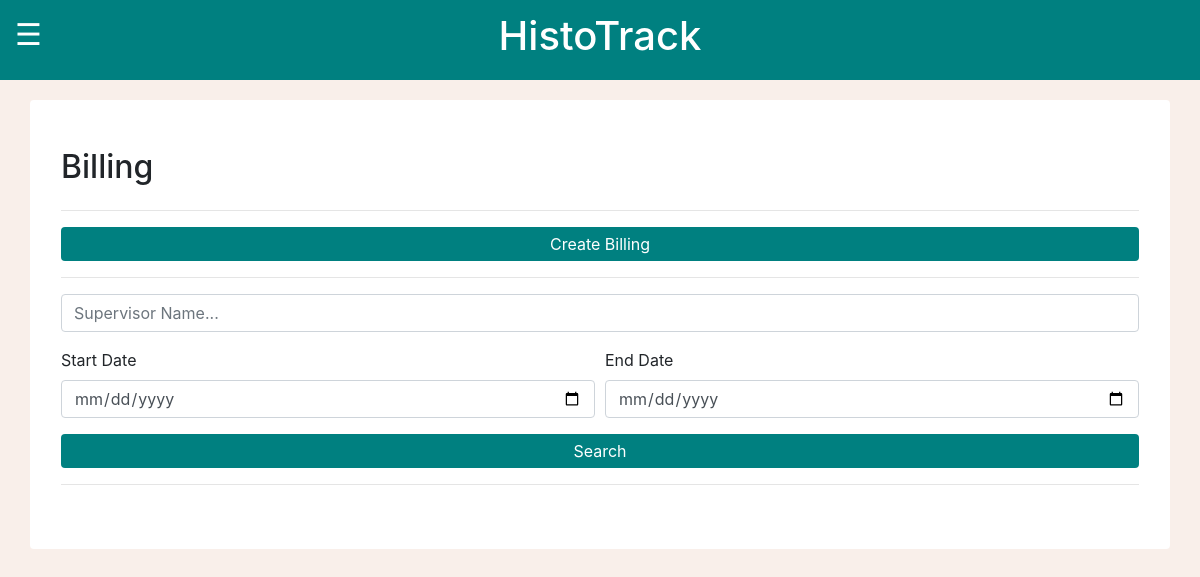
/MCalendar/billings/ (signed in), run on an earlier commit of the app's database.
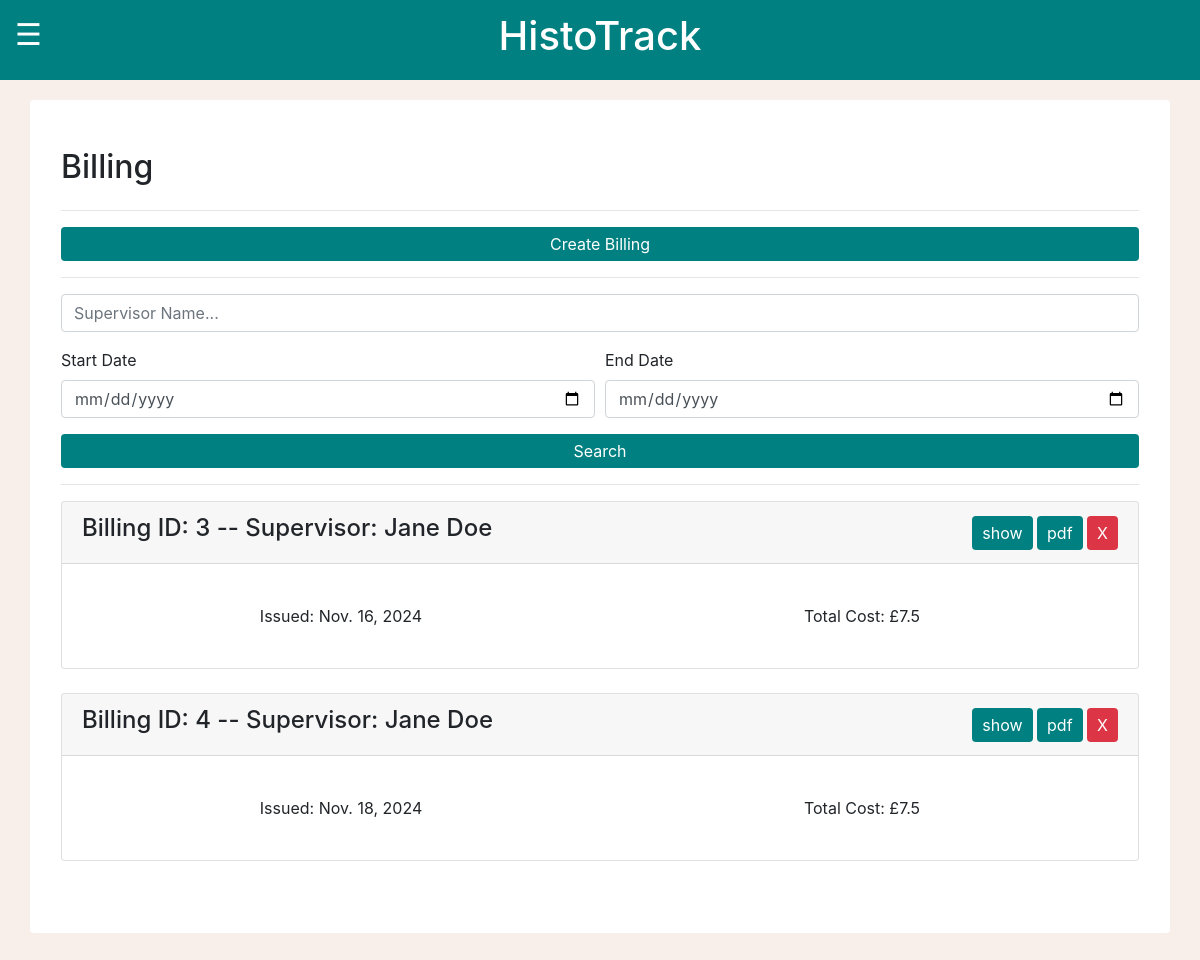
And on a later commit of the database.
### MCalendar/models.py (models this page shows)
class Billing(models.Model):
    invoiceRef = models.CharField(max_length=10, blank=False, null=False)
    supervisor = models.CharField(max_length=64, blank=False, null=False)
    events = models.ManyToManyField(Event)
    issueDate = models.DateField(default=timezone.now)
    startDate = models.DateField(default=(timezone.now().date() - relativedelta(months=3)))
    finishDate = models.DateField(default=timezone.now)
    equipment = models.ManyToManyField(Equipment)
    totalCost = models.FloatField(default=0.0)

### MCalendar/views.py (the view)
# urls.py: path("billings/", views.billings, name="billings"),
@login_required
def billings(request):
    if request.user.is_superuser:
        billingsList = Billing.objects.all()
        equipmentList = Equipment.objects.all()
        events = Event.objects.all()
        supervisorName = request.GET.get('supervisorName')
        dateMin = request.GET.get('dateMin')
        dateMax = request.GET.get('dateMax')
        if archiveValidQuery(supervisorName):
            billingsList = billingsList.filter(supervisor__icontains=supervisorName)
        if archiveValidQuery(dateMin):
            billingsList = billingsList.filter(issueDate__gte=dateMin)
        if archiveValidQuery(dateMax):
            billingsList = billingsList.filter(issueDate__lte=dateMax)
        context = {
        'billingsList': billingsList,
        'equipmentList': equipmentList,
        'events': events
        }
        return render(request, 'billings.html', context)
    else:
        messages.success(request, "Please log in before entering that page! Admin access only.")
        logout(request)
        return redirect("loginPage")

### MCalendar/views.py (called while the page is built)
def archiveValidQuery(param): # createBilling is using this aswell to sort through filters. Thanks!
    return param != '' and param is not None

### MCalendar/templates/billings.html (shortened to what the changed rows need)
{% load static %}
<!DOCTYPE html>
<html lang="en">
<head>
    <link rel="stylesheet" href="https://cdn.jsdelivr.net/npm/bootstrap@4.6.2/dist/css/bootstrap.min.css">
    <link rel="stylesheet" href="{% static 'global.css' %}">
</head>
<body>
    <div class="container rounded bg-white mt-5 mb-5">
        <div class="row">
            <div class="col-md-12">
                <div class="p-3 py-5">
                    <div class="d-flex justify-content-between align-items-center mb-3">
                        <h2 class="text-right">Billing</h2>
                    </div>
                    {% for b in billingsList %}
                        <div class="card">
                            <div class="card-header">
                                <div class="d-flex justify-content-between align-items-center">
                                    <h4 class="text-right">
                                        Billing ID: {{ b.id }}
                                        --
                                        Supervisor: {{ b.supervisor }}
                                    </h4>
                                    <div class="text-center">
                                        <form method="POST" action="{% url 'deleteBilling' b.id %}">
                                            <a onclick="displayEvents({{ b.id }})" class="btn btn-sty">show</a>
                                            <a class="btn btn-sty" href="{% url 'generatePDF' b.id %}">pdf</a>
                                            <button class="btn btn-danger" onclick="return confirm('Are you sure you would like to permanently delete this billing?')">X</button>
                                        </form>
                                    </div>
                                </div>
                            </div>
                            <div class="card-body">
                                <p class="card-text">
                                    <div class="details">
                                        <div class="detailsListItem">Issued: {{ b.issueDate }}</div>
                                        <div class="detailsListItem">Total Cost: £{{ b.totalCost }}</div>
                                    </div>
                                </p>
                            </div>
                        </div>
                        <br>
                    {% endfor %}
                </div>
            </div>
        </div>
    </div>
</body>
</html>

What changed in the data, as far as the page shows it:
added Billing: id "3", supervisor "Jane Doe", issueDate "Nov. 16, 2024", totalCost "7.5"
added Billing: id "4", supervisor "Jane Doe", issueDate "Nov. 18, 2024", totalCost "7.5"
